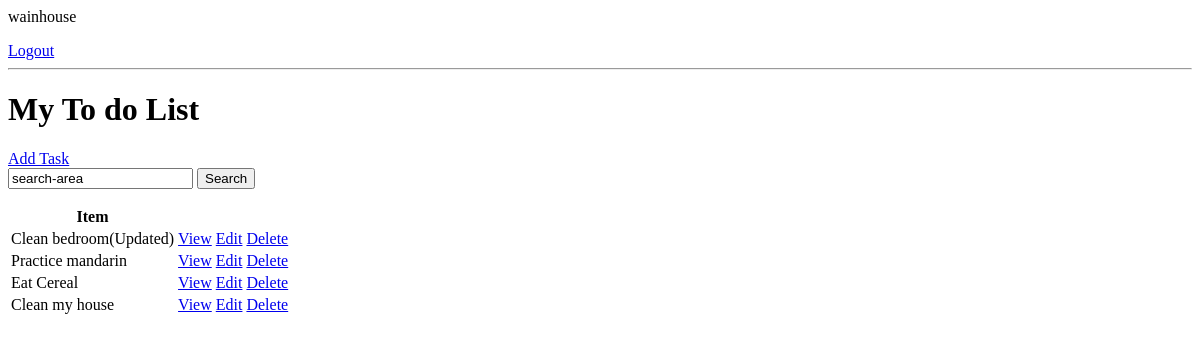
The app's page / (signed in), older data.
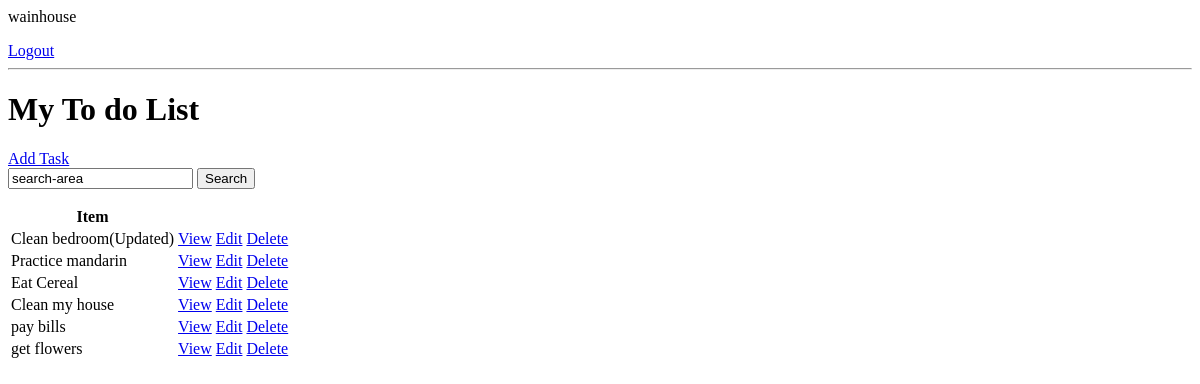
The same page, newer data.
### base/models.py (models this page shows, shortened)
class Task(models.Model):
    user = models.ForeignKey(
        User, on_delete=models.CASCADE, null=True, blank=True)
    title = models.CharField(max_length=200)
    description = models.TextField(null=True, blank=True)
    complete = models.BooleanField(default=False)
    created = models.DateTimeField(auto_now_add=True)
    class Meta:
        ordering = ['complete']

### base/views.py (the view)
# urls.py: path('', TaskList.as_view(), name='tasks'),
class TaskList(LoginRequiredMixin, ListView):
    model = Task
    context_object_name = 'tasks'
    def get_context_data(self, **kwargs):
        context = super().get_context_data(**kwargs)
        context['tasks'] = context['tasks'].filter(user=self.request.user)
        context['count'] = context['tasks'].filter(complete=False).count()
        search_input = self.request.GET.get('search-area') or ''
        if search_input:
            context['tasks'] = context['tasks'].filter(
                title__icontains=search_input)
        return context

### base/templates/base/task_list.html
{% if request.user.is_authenticated %}
<p>{{request.user}}</p>
<a href="{% url 'logout' %}">Logout</a>
{% else %}
<a href="{% url 'login' %}">Login</a>
{% endif %}
<hr>
<h1>My To do List {{color}}</h1>
<a href="{% url 'task-create' %}">Add Task</a>
<form method="GET">
    <input type="text" value="search-area">
    <input type="submit" value="Search">
</form>
<table>
    <tr>
        <th>Item</th>
        <th></th>
        <th></th>
    </tr>
    {% for task in tasks %}
    <tr>
        <td>{{task.title}}</td>
        <td><a href="{% url 'task' task.id %}">View</a></td>
        <td><a href="{% url 'task-update' task.id %}">Edit</a></td>
        <td><a href="{% url 'task-delete' task.id %}">Delete</a></td>
    </tr>
    {% empty %}
    <h3>No items in list</h3>
    {% endfor %}
</table>

Row changes from the older to the newer data that the page shows:
added Task: title "pay bills"
added Task: title "get flowers"
